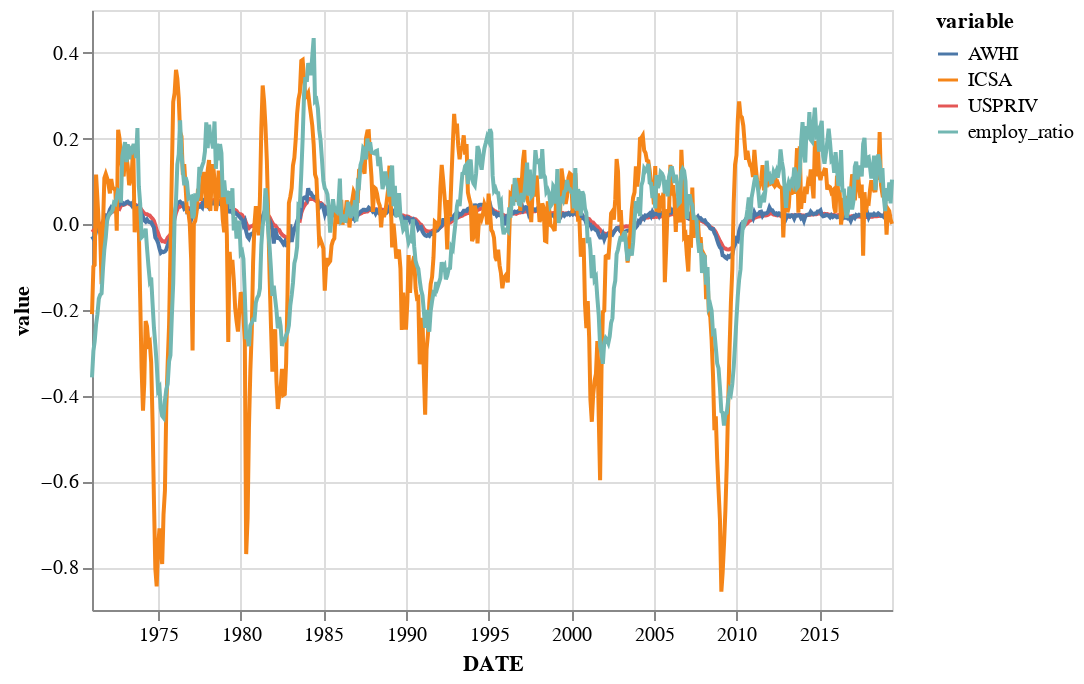

The notebook cell this image was saved under:
### Code cell
data = labor_index.reset_index().melt('DATE')

alt.Chart(data).mark_line().encode(
    x='DATE',
    y='value',
    color='variable'
)

### Figure 1 — Vega-Lite specification as saved in the notebook (floating-point values rounded to 4 significant figures; data arrays with more than 128 entries replaced by an {"elided": "..."} marker saying what was removed)
{"$schema": "https://vega.github.io/schema/vega-lite/v3.3.0.json", "config": {"mark": {"tooltip": null}, "view": {"height": 300, "width": 400}}, "data": {"name": "data-5b56c9a3dfd7e47b78787c6e93c17cca"}, "datasets": {"data-5b56c9a3dfd7e47b78787c6e93c17cca": {"elided": "2328 records"}}, "encoding": {"color": {"field": "variable", "type": "nominal"}, "x": {"field": "DATE", "type": "temporal"}, "y": {"field": "value", "type": "quantitative"}}, "mark": "line"}
